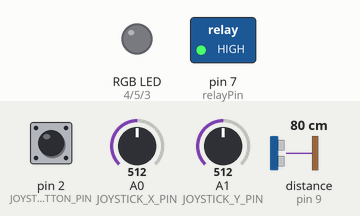
Simulated run of this sketch. Board: Arduino Uno, built with avr-gcc and run on an emulated ATmega328P. On the bench: switched loads named in the sketch (green lamp = pin HIGH), an RGB LED mixed from three pins (HIGH = lit). The inputs (shaded band) are chosen by the test bench; at power-on: distance to the obstacle (sensor on pin 9) 80 cm, pin 2 (JOYSTICK_BUTTON_PIN) HIGH, A0 (JOYSTICK_X_PIN) = 512, A1 (JOYSTICK_Y_PIN) = 512.

Above: at 1.2 s.
1.3 s: distance to the obstacle (sensor on pin 9) set to 7 cm
2.8 s: distance to the obstacle (sensor on pin 9) set to 4 cm
At 4.6 s:
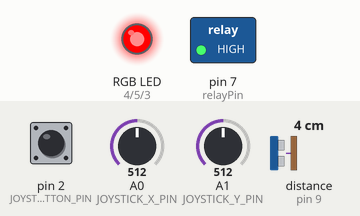
5.8 s: pin 2 (JOYSTICK_BUTTON_PIN) pulled LOW for 1 s
At 8.7 s:
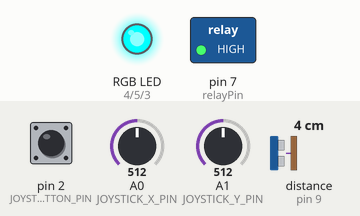
8.8 s: pin 2 (JOYSTICK_BUTTON_PIN) pulled LOW for 3.2 s
At 11.28 s:
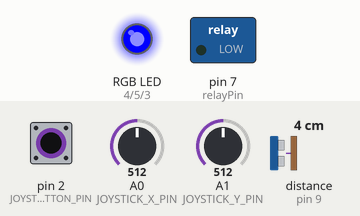
13.5 s: pin 2 (JOYSTICK_BUTTON_PIN) pulled LOW for 1 s
At 15.88 s:
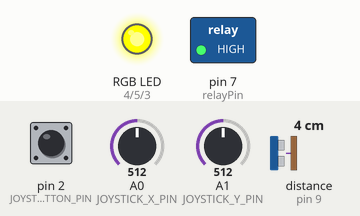
16.9 s: pin 2 (JOYSTICK_BUTTON_PIN) pulled LOW for 3.2 s
At 18.0 s:
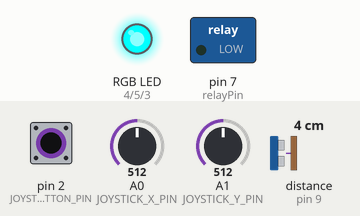
Timing chart, 0 to 30.4 s (numbered marks = the images above; inputs shaded):
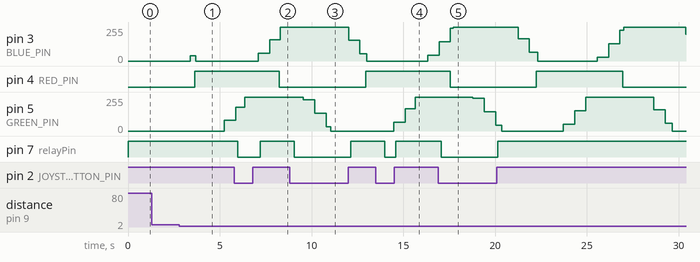

The sketch:

code.ino
```cpp
#include <NewPing.h>

#define JOYSTICK_X_PIN A0
#define JOYSTICK_Y_PIN A1
#define JOYSTICK_BUTTON_PIN 2

int joystickXValue, joystickYValue = 0;
bool joystickButtonState = false;

#define RED_PIN 4
#define GREEN_PIN 5
#define BLUE_PIN 3

int currentRed, currentGreen = 0, currentBlue = 0;

const int relayPin = 7;

NewPing sonar(8, 9);

int Brillo_R, Brillo_G, Brillo_B;
int PasoAtenuacion_R, PasoAtenuacion_G, PasoAtenuacion_B;

int titilacionSensor = 0;
int umbralDistancia = 5;
const int pasosTransicion = 100; // Número de pasos en la transición

void setup() {
  pinMode(RED_PIN, OUTPUT);
  pinMode(GREEN_PIN, OUTPUT);
  pinMode(BLUE_PIN, OUTPUT);
  pinMode(relayPin, OUTPUT);
  pinMode(JOYSTICK_BUTTON_PIN, INPUT_PULLUP);
  setLEDS(0, 0, 0);

  Brillo_R = Brillo_G = Brillo_B = 0;

  PasoAtenuacion_R = 0;
  PasoAtenuacion_G = 325;
  PasoAtenuacion_B = 650;

  Serial.begin(9600);
}

void loop() {

  joystickXValue = analogRead(JOYSTICK_X_PIN);
  joystickYValue = analogRead(JOYSTICK_Y_PIN);
  joystickButtonState = digitalRead(JOYSTICK_BUTTON_PIN);


  int distancia = sonar.ping_cm();

  if (joystickButtonState == HIGH) {
    digitalWrite(relayPin, HIGH);
  } else {
    digitalWrite(relayPin, LOW);
  }

  if (distancia <= umbralDistancia) {
    for (int i = 0; i <= pasosTransicion; ++i) {
      int intermediateBrillo = map(i, 0, pasosTransicion, 0, 255);
      titilacionSensor = constrain(intermediateBrillo, 0, 255);

      PasoAtenuacion_R = PasoAtenuacion_R - 1;
      PasoAtenuacion_G = PasoAtenuacion_G - 1;
      PasoAtenuacion_B = PasoAtenuacion_B - 1;

      if (PasoAtenuacion_R == -764) {
        PasoAtenuacion_R = 765;
      }
      if (PasoAtenuacion_R < 0) {
        Brillo_R = PasoAtenuacion_R * -1;
      }
      if (PasoAtenuacion_R >= 510) {
        Brillo_R = PasoAtenuacion_R - 510;
      }

      if (PasoAtenuacion_G == -764) {
        PasoAtenuacion_G = 765;
      }
      if (PasoAtenuacion_G < 0) {
        Brillo_G = PasoAtenuacion_G * -1;
      }
      if (PasoAtenuacion_G >= 510) {
        Brillo_G = PasoAtenuacion_G - 510;
      }

      if (PasoAtenuacion_B == -764) {
        PasoAtenuacion_B = 765;
      }
      if (PasoAtenuacion_B < 0) {
        Brillo_B = PasoAtenuacion_B * -1;
      }
      if (PasoAtenuacion_B >= 510) {
        Brillo_B = PasoAtenuacion_B - 510;
      }

      Brillo_B = constrain(Brillo_B, 0, 255);
      Brillo_G = constrain(Brillo_G, 0, 255);
      Brillo_R = constrain(Brillo_R, 0, 255);

      setLEDS(Brillo_R, Brillo_G, Brillo_B);
      delay(5);
    }
  } else {
    bluetooth();
  }

  delay(100);
}

void setLEDS(int ipR, int ipG, int ipB) {
  analogWrite(RED_PIN, ipR);
  analogWrite(GREEN_PIN, ipG);
  analogWrite(BLUE_PIN, ipB);

  currentRed = ipR;
  currentGreen = ipG;
  currentBlue = ipB;
}

void transicionSuave() {
  for (int i = 0; i <= pasosTransicion; ++i) {
    int intermediateBrillo = map(i, 0, pasosTransicion, 0, 255);
    titilacionSensor = constrain(intermediateBrillo, 0, 255);

    PasoAtenuacion_R = PasoAtenuacion_R - 1;
    PasoAtenuacion_G = PasoAtenuacion_G - 1;
    PasoAtenuacion_B = PasoAtenuacion_B - 1;

    if (PasoAtenuacion_R == -764) {
      PasoAtenuacion_R = 765;
    }
    if (PasoAtenuacion_R < 0) {
      Brillo_R = PasoAtenuacion_R * -1;
    }
    if (PasoAtenuacion_R >= 510) {
      Brillo_R = PasoAtenuacion_R - 510;
    }

    if (PasoAtenuacion_G == -764) {
      PasoAtenuacion_G = 765;
    }
    if (PasoAtenuacion_G < 0) {
      Brillo_G = PasoAtenuacion_G * -1;
    }
    if (PasoAtenuacion_G >= 510) {
      Brillo_G = PasoAtenuacion_G - 510;
    }

    if (PasoAtenuacion_B == -764) {
      PasoAtenuacion_B = 765;
    }
    if (PasoAtenuacion_B < 0) {
      Brillo_B = PasoAtenuacion_B * -1;
    }
    if (PasoAtenuacion_B >= 510) {
      Brillo_B = PasoAtenuacion_B - 510;
    }

    Brillo_B = constrain(Brillo_B, 0, 255);
    Brillo_G = constrain(Brillo_G, 0, 255);
    Brillo_R = constrain(Brillo_R, 0, 255);

    setLEDS(Brillo_R, Brillo_G, Brillo_B);
    delay(5);
  }
}

void bluetooth() {
  if (Serial.available() >= 9) {
    String command = Serial.readStringUntil('\n');
    command.trim();

    if (command.length() == 9) {
      int targetRed = command.substring(0, 3).toInt();
      int targetGreen = command.substring(3, 6).toInt();
      int targetBlue = command.substring(6).toInt();
      if (targetRed != currentRed || targetGreen != currentGreen || targetBlue != currentBlue) {
        smoothColorTransition(targetRed, targetGreen, targetBlue);
      }
    }
  }
}

void smoothColorTransition(int targetRed, int targetGreen, int targetBlue) {
  const int steps = 100;

  for (int i = 1; i <= steps; ++i) {
    int intermediateRed = map(i, 1, steps, currentRed, targetRed);
    int intermediateGreen = map(i, 1, steps, currentGreen, targetGreen);
    int intermediateBlue = map(i, 1, steps, currentBlue, targetBlue);

    setLEDS(intermediateRed, intermediateGreen, intermediateBlue);
    delay(5);
  }
}
```

Measured:
- the behaviour switches between 6 and 5 cm on distance to the obstacle (sensor on pin 9) (found by bisection; images 0 and 1)
- after the input at 1.3 s, every drawn part: stays the same
- after the input at 2.8 s, pin 3 (BLUE_PIN): 0/255 → 39/255 after 0.60 s, → 0/255 0.30 s later; pin 4 (RED_PIN): LOW → HIGH after 0.84 s; pin 5 (GREEN_PIN): 0/255 → 79/255 after 2.5 s
- after the input at 5.8 s, pin 7 (relayPin): HIGH → LOW after 0.17 s, → HIGH 1.2 s later
- after the input at 8.8 s, pin 7 (relayPin): HIGH → LOW after 0.25 s, → HIGH 3.1 s later
- after the input at 13.5 s, pin 7 (relayPin): HIGH → LOW after 0.48 s, → HIGH 0.62 s later
- after the input at 16.9 s, pin 7 (relayPin): HIGH → LOW after 0.15 s, → HIGH 3.1 s later
